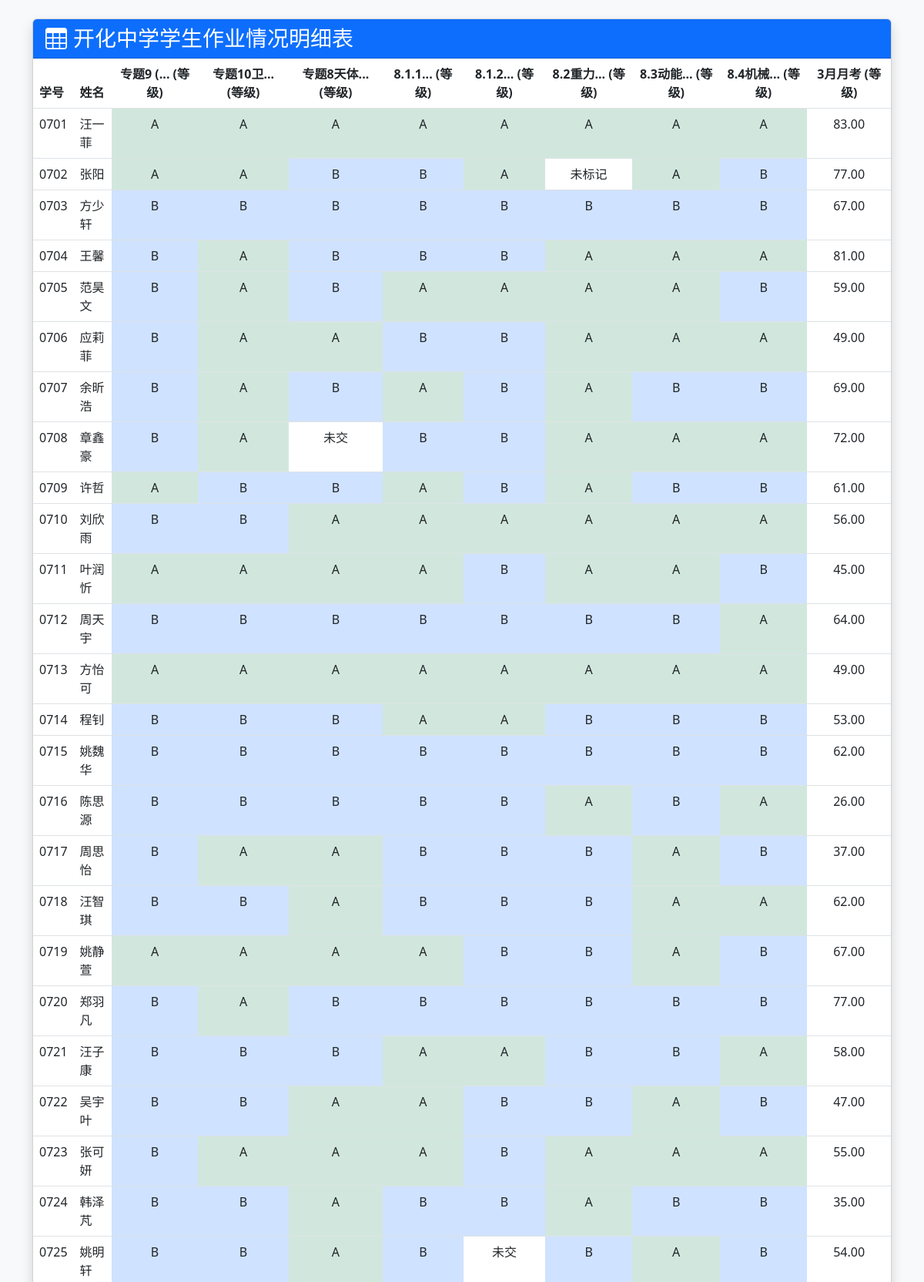
The app's page /excel/view/ (upper part) with its own data.
### excel_app/models.py (models this page shows, shortened)
class Assignment(models.Model):
    title = models.CharField(max_length=200, unique=True, verbose_name="作业标题")
    created_at = models.DateTimeField(auto_now_add=True, verbose_name="创建时间")

class Student(models.Model):
    student_id = models.CharField(max_length=20, unique=True, verbose_name="学号")
    name = models.CharField(max_length=50, verbose_name="姓名")

### excel_app/views.py (the view)
# urls.py: path('view/', views.view_data, name='view_data'),
def view_data(request):
    assignments = Assignment.objects.all().order_by('created_at')
    students = Student.objects.prefetch_related(
        Prefetch('scores', queryset=Score.objects.select_related('assignment'))
    ).all().order_by('student_id')
    students_data = []
    for student in students:
        grades_dict = {
            score.assignment_id: score.grade or score.score
            for score in student.scores.all()
        }
        students_data.append({
            'student': student,
            'grades': grades_dict
        })
    return render(request, 'view_data.html', {
        'assignments': assignments,
        'students_data': students_data
    })

### excel_app/templatetags/my_filters.py (called while the page is built)
@register.filter
def get_item(dictionary, key):
    return dictionary.get(key)

### excel_app/templates/view_data.html (shortened to what this page needs)
{% load static %}
{% load my_filters %}
<!DOCTYPE html>
<html lang="zh-CN">
<head>
    <link href="https://cdn.bootcdn.net/ajax/libs/twitter-bootstrap/5.3.0/css/bootstrap.min.css" rel="stylesheet">
</head>
<body class="bg-light">
    <div class="container py-4">
        <div class="card shadow">
            <div class="card-header bg-primary text-white">
                <h3 class="mb-0">
                    <i class="bi bi-table me-2"></i>开化中学学生作业情况明细表
                </h3>
            </div>
            <div class="card-body p-0">
                <div class="table-responsive">
                    <table class="table table-hover mb-0">
                        <thead>
                            <tr>
                                <th>学号</th>
                                <th>姓名</th>
                                {% for assignment in assignments %}
                                <th class="score-cell" title="{{ assignment.title }}">
                                    {{ assignment.title|truncatechars:8 }} (等级)
                                </th>
                                {% endfor %}
                            </tr>
                        </thead>
                        <tbody>
                            {% for data in students_data %}
                            <tr>
                                <td>{{ data.student.student_id }}</td>
                                <td>{{ data.student.name }}</td>
                                {% for assignment in assignments %}
                                <td class="score-cell
                                    {% with grade=data.grades|get_item:assignment.id|default:"-" %}
                                        {% if grade == 'A' %}bg-success-subtle
                                        {% elif grade == 'B' %}bg-primary-subtle
                                        {% elif grade == 'C' %}bg-info-subtle
                                        {% elif grade == 'D' %}bg-warning-subtle
                                        {% elif grade == 'F' %}bg-danger-subtle
                                        {% endif %}
                                    {% endwith %}">
                                     {{ data.grades|get_item:assignment.id|default:"-" }}
                                </td>
                                {% endfor %}
                            </tr>
                            {% endfor %}
                        </tbody>
                    </table>
                </div>
            </div>
        </div>
    </div>
    <link rel="stylesheet" href="https://cdn.bootcdn.net/ajax/libs/bootstrap-icons/1.10.5/font/bootstrap-icons.min.css">
</body>
</html>

### excel_app/templates/view_data.html (style rules this page uses)
.score-cell { min-width: 100px; text-align: center; }
thead>tr { overflow : visible; }

### records on screen
Assignment: title "专题9 (...", grades|get_item "A", grades|get_item "B"
Assignment: title "专题10卫...", grades|get_item "A", grades|get_item "B"
Assignment: title "专题8天体...", grades|get_item "A", grades|get_item "B", grades|get_item "未交"
Assignment: title "8.1.1...", grades|get_item "A", grades|get_item "B"
Assignment: title "8.1.2...", grades|get_item "A", grades|get_item "B", grades|get_item "未交"
Assignment: title "8.2重力...", grades|get_item "A", grades|get_item "未标记", grades|get_item "B"
Assignment: title "8.3动能...", grades|get_item "A", grades|get_item "B"
Assignment: title "8.4机械...", grades|get_item "A", grades|get_item "B"
Assignment: title "3月月考", grades|get_item "83.00", grades|get_item "77.00", grades|get_item "67.00", grades|get_item "81.00", grades|get_item "59.00", grades|get_item "49.00", grades|get_item "69.00", grades|get_item "72.00", grades|get_item "61.00", grades|get_item "56.00", grades|get_item "45.00", grades|get_item "64.00", grades|get_item "53.00", grades|get_item "62.00", grades|get_item "26.00", grades|get_item "37.00", grades|get_item "58.00", grades|get_item "47.00", grades|get_item "55.00", grades|get_item "35.00", grades|get_item "54.00"
Student: student.student_id "0701", student.name "汪一菲"
Student: student.student_id "0702", student.name "张阳"
Student: student.student_id "0703", student.name "方少轩"
Student: student.student_id "0704", student.name "王馨"
Student: student.student_id "0705", student.name "范昊文"
Student: student.student_id "0706", student.name "应莉菲"
Student: student.student_id "0707", student.name "余昕浩"
Student: student.student_id "0708", student.name "章鑫豪"
Student: student.student_id "0709", student.name "许哲"
Student: student.student_id "0710", student.name "刘欣雨"
Student: student.student_id "0711", student.name "叶润忻"
Student: student.student_id "0712", student.name "周天宇"
Student: student.student_id "0713", student.name "方怡可"
Student: student.student_id "0714", student.name "程钊"
Student: student.student_id "0715", student.name "姚魏华"
Student: student.student_id "0716", student.name "陈思源"
Student: student.student_id "0717", student.name "周思怡"
Student: student.student_id "0718", student.name "汪智琪"
Student: student.student_id "0719", student.name "姚静萱"
Student: student.student_id "0720", student.name "郑羽凡"
Student: student.student_id "0721", student.name "汪子康"
Student: student.student_id "0722", student.name "吴宇叶"
Student: student.student_id "0723", student.name "张可妍"
Student: student.student_id "0724", student.name "韩泽芃"
Student: student.student_id "0725", student.name "姚明轩"
